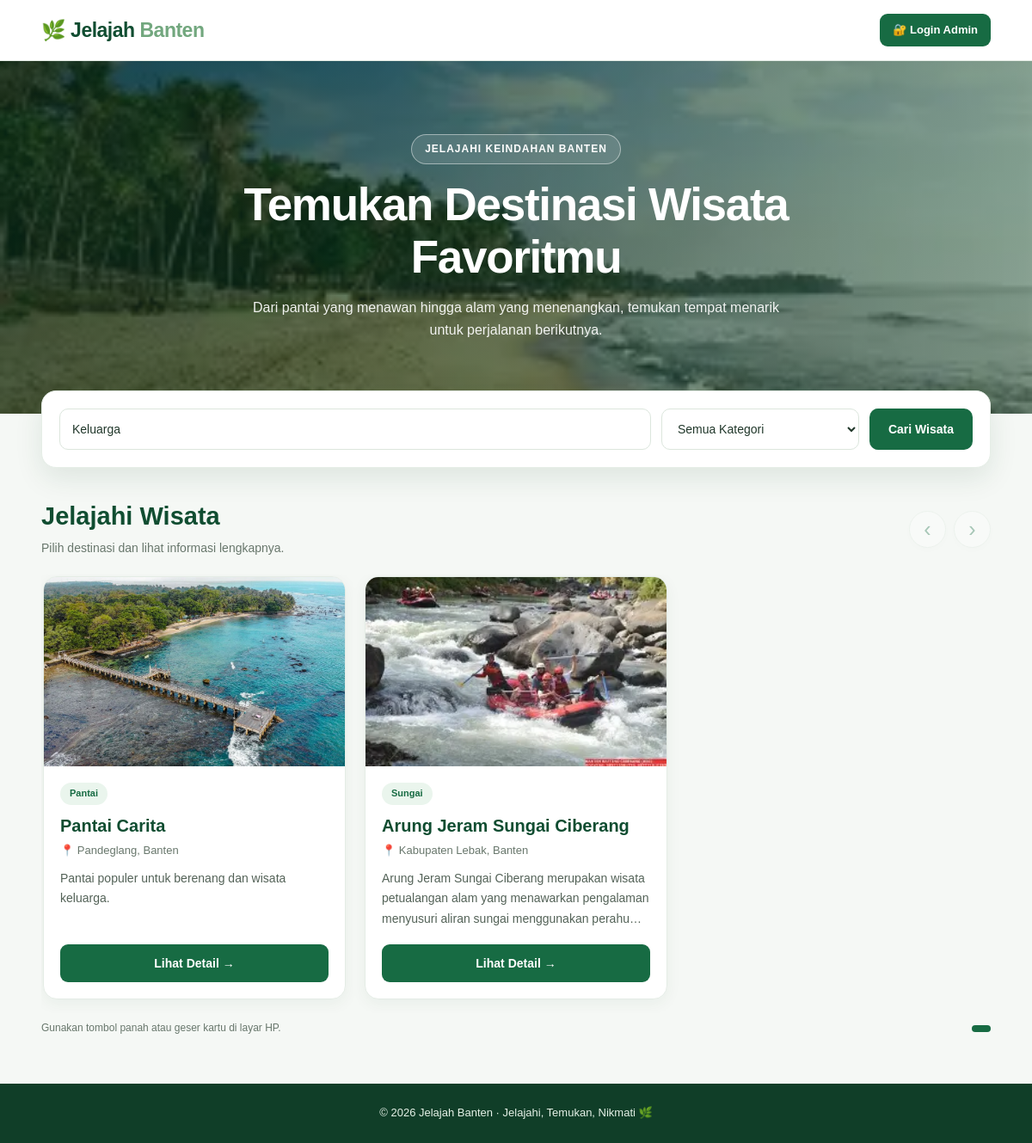
/index.php?cari=Keluarga, run on the app's committed database.
### tables this page shows
CREATE TABLE `wisata` (
  `id` int(11) NOT NULL,
  `nama` varchar(150) NOT NULL,
  `lokasi` varchar(200) NOT NULL,
  `kategori` varchar(100) NOT NULL,
  `deskripsi` text NOT NULL,
  `foto` varchar(255) NOT NULL,
  `aktivitas` text DEFAULT NULL,
  `harga_tiket` varchar(100) DEFAULT NULL,
  `jam_buka` varchar(100) DEFAULT NULL,
  `fasilitas` text DEFAULT NULL,
  `created_at` timestamp NOT NULL DEFAULT current_timestamp()
);

### index.php (the view, shortened to what this page needs)
<?php
require_once __DIR__ . '/config/database.php';
$conn->set_charset("utf8mb4");
function e($value) {
    return htmlspecialchars((string)($value ?? ''), ENT_QUOTES, 'UTF-8');
}
function gambarWisata($foto) {
    $namaFile = basename((string)($foto ?? ''));
    $path = __DIR__ . '/images/' . $namaFile;
    return ($namaFile !== '' && is_file($path))
        ? 'images/' . rawurlencode($namaFile)
        : '';
}
$cari = trim($_GET['cari'] ?? '');
$kategoriDipilih = trim($_GET['kategori'] ?? 'Semua');
$sql = "SELECT id, nama, lokasi, kategori, deskripsi, foto FROM wisata";
$kondisi = [];
$parameter = [];
$tipe = '';
if ($cari !== '') {
    $kondisi[] = '(nama LIKE ? OR lokasi LIKE ? OR deskripsi LIKE ?)';
    $kata = '%' . $cari . '%';
    $parameter[] = $kata;
    $parameter[] = $kata;
    $parameter[] = $kata;
    $tipe .= 'sss';
}
if ($kondisi) {
    $sql .= ' WHERE ' . implode(' AND ', $kondisi);
}
$sql .= ' ORDER BY id ASC';
$stmt = $conn->prepare($sql);
if ($parameter) {
    $stmt->bind_param($tipe, ...$parameter);
}
$stmt->execute();
$daftarWisata = $stmt->get_result()->fetch_all(MYSQLI_ASSOC);
?>
<!DOCTYPE html>
<html lang="id">
<head>
</head>
<body>
<header>
    <div class="navbar">
        <p class="logo">🌿 Jelajah <span>Banten</span></p>
        <a href="admin/index.php" class="login-admin">
            🔐 Login Admin
        </a>
    </div>
</header>
<section class="hero">
    <div class="hero-content">
        <span class="hero-label">JELAJAHI KEINDAHAN BANTEN</span>
        <h1>Temukan Destinasi Wisata Favoritmu</h1>
        <p>
            Dari pantai yang menawan hingga alam yang menenangkan,
            temukan tempat menarik untuk perjalanan berikutnya.
        </p>
    </div>
</section>
<main class="container">
    <section class="search-panel">
        <form class="search-form" method="GET" action="index.php">
            <input
                type="search"
                name="cari"
                placeholder="🔎 Cari nama atau lokasi wisata..."
                value="<?= e($cari) ?>"
                aria-label="Cari wisata"
            >
            <select
                name="kategori"
                aria-label="Pilih kategori wisata"
                onchange="this.form.submit()"
            >
                <option value="Semua"
                    <?= $kategoriDipilih === 'Semua' ? 'selected' : '' ?>>
                    Semua Kategori
                </option>
            </select>
            <button class="search-button" type="submit">
                Cari Wisata
            </button>
        </form>
    </section>
    <section aria-label="Pilihan destinasi wisata">
        <div class="section-heading">
            <div class="heading-text">
                <h2>Jelajahi Wisata</h2>
                <p>Pilih destinasi dan lihat informasi lengkapnya.</p>
            </div>
            <?php if (count($daftarWisata) > 1): ?>
                <div class="slide-controls">
                    <button
                        type="button"
                        class="slide-arrow"
                        id="slideSebelumnya"
                        aria-label="Wisata sebelumnya"
                    >&#8249;</button>
                    <button
                        type="button"
                        class="slide-arrow"
                        id="slideBerikutnya"
                        aria-label="Wisata berikutnya"
                    >&#8250;</button>
                </div>
            <?php endif; ?>
        </div>
        <?php if ($daftarWisata): ?>
            <div class="slide-viewport" id="slideViewport">
                <div class="slide-track" id="slideTrack">
                    <?php foreach ($daftarWisata as $w): ?>
                        <?php $foto = gambarWisata($w['foto'] ?? ''); ?>
                        <article class="wisata-card">
                            <?php if ($foto !== ''): ?>
                                <img
                                    class="wisata-photo"
                                    src="<?= e($foto) ?>"
                                    alt="<?= e($w['nama']) ?>"
                                    loading="lazy"
                                >
                            <?php else: ?>
                                <div class="photo-placeholder">
                                    Foto wisata belum tersedia
                                </div>
                            <?php endif; ?>
                            <div class="card-content">
                                <span class="category">
                                    <?= e($w['kategori'] ?: 'Wisata') ?>
                                </span>
                                <h3><?= e($w['nama']) ?></h3>
                                <p class="location">
                                    📍 <?= e($w['lokasi'] ?: 'Lokasi belum tersedia') ?>
                                </p>
                                <p class="description">
                                    <?= e($w['deskripsi'] ?: 'Deskripsi wisata belum tersedia.') ?>
                                </p>
                                <a
                                    class="detail-button"
                                    href="detail.php?id=<?= (int)$w['id'] ?>"
                                >
                                    Lihat Detail →
                                </a>
                            </div>
                        </article>
                    <?php endforeach; ?>
                </div>
            </div>
            <div class="slide-bottom">
                <span class="slide-hint">
                    Gunakan tombol panah atau geser kartu di layar HP.
                </span>
                <div
                    class="slide-dots"
                    id="slideDots"
                    aria-label="Pilih posisi slide"
                ></div>
            </div>
        <?php endif; ?>
    </section>
</main>
<footer>
    <p>© <?= date('Y') ?> Jelajah Banten · Jelajahi, Temukan, Nikmati 🌿</p>
</footer>
</body>
</html>

### data on the page
wisata: foto (picture), kategori "Pantai", nama "Pantai Carita", lokasi "Pandeglang, Banten", deskripsi "Pantai populer untuk berenang dan wisata keluarga."
wisata: foto (picture), kategori "Sungai", nama "Arung Jeram Sungai Ciberang", lokasi "Kabupaten Lebak, Banten", deskripsi "Arung Jeram Sungai Ciberang merupakan wisata petualangan alam yang menawarkan pengalaman menyusuri aliran sungai menggunakan…"
